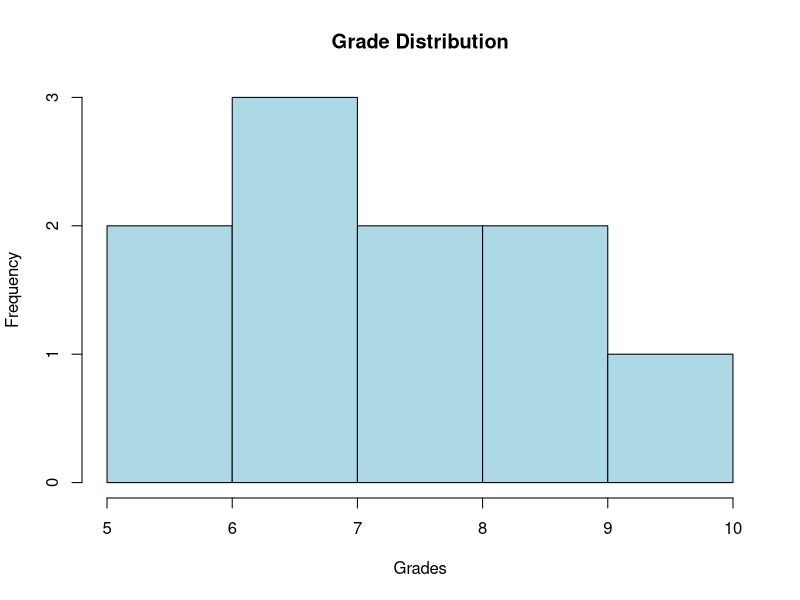

The R script that drew this image:
notas <- c(7.5, 8.2, 6.3, 5.9, 9.1, 7.0, 8.4, 6.8, 7.3, 5.5)

average_class <- mean(notas)

above_average <- notas[notas > average_class] 

rating <- ifelse(notas >= 8, "Excellent",
                 ifelse(notas >= 6, "Good",
                        ifelse(notas >= 4, "Regular", "Insufficient"))) 

report <- data.frame(Student = 1:length(notas), Grade = notas, Rating = rating) 

hist(notas, main = "Grade Distribution", xlab = "Grades", col = "lightblue", border = "black") 

list(Class_Average = average_class, Students_Above_Average = above_average, Report = report)
